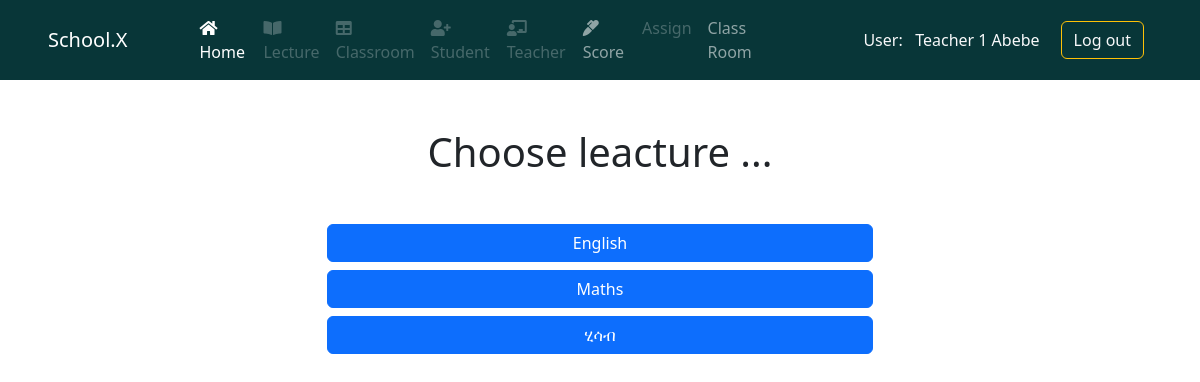
The page /score/1/lecture/ (signed in) on the database its author committed.
### system1/models.py (models this page shows)
class User(AbstractUser):
    phone_regx = RegexValidator(
        regex=r'^\+?0?\d{10,13}$', message='Phone number must be in correct form +2519xxxxxxxx')
    first_name = models.CharField(max_length=50)
    last_name = models.CharField(max_length=50)
    admin = models.BooleanField(default=False)
    phone_no = models.CharField(validators=[phone_regx], max_length=50)
    def __str__(self):
        return self.first_name.capitalize() + ' ' + self.last_name.capitalize()

### system2/models.py (models this page shows)
class Lectures(models.Model):
    name = models.CharField(max_length=50)
    def __str__(self) -> str:
        return self.name

### system2/views.py (the view)
# urls.py: path("score/<int:pk>/lecture/", views.chooseLectureScoring,  # pk = class id
@login_required()
def chooseLectureScoring(request, pk):
    clas = classroom.objects.get(id=pk)
    id = clas.id
    C_T = clas.class_teacher_set.filter(
        Q(Teacher=request.user) & Q(class_room=clas))
    lectures = clas.lectures.all()
    for x in C_T:
        print("----->", x.lecture.all())
    context = {
        'lectures': lectures,
        'id': id,
        'C_T': C_T,
    }
    return render(request, 'sys1/chooseLectureScoring.html', context)

### system2/templates/sys1/chooseLectureScoring.html
{% extends 'base.html' %}
{% block content %}
<main>
  <div class="container">
    <h1 class="text-center mb-5">Choose leacture ...</h1>
    <div class="row mt-5">
      <div class="d-grid gap-2 col-6 mx-auto">
        {% for lec in C_T %}
        {% for lect in lec.lecture.all %}
        <a href="{% url 'chooseStudentScoring' id lect.id   %}" class="btn btn-primary" type="button">{{lect.name}}</a>
        {% endfor %}
        {% endfor %}
      </div>
    </div>
  </div>
</main>
{% endblock content %}

### templates/navbar.html (shortened to what this page needs)
{% if request.user.is_authenticated %}
{% if  request.user.admin %}
<header class="mb-5">
  <nav class="navbar navbar-expand-lg navbar-dark" style="background: #083638">
    <div class="container-fluid px-5">
      <a class="navbar-brand" href="{% url 'home' %}">School.X</a>
      <button class="navbar-toggler" type="button" data-bs-toggle="collapse" data-bs-target="#navbarSupportedContent"
        aria-controls="navbarSupportedContent" aria-expanded="false" aria-label="Toggle navigation">
        <span class="navbar-toggler-icon"></span>
      </button>
      <div class="collapse navbar-collapse" id="navbarSupportedContent">
        <ul class="navbar-nav w-75 mx-5 d-flex justify-content-around mb-2 mb-lg-0">
          <li class="nav-item">
            <a class="nav-link active" aria-current="page" href="{% url 'home' %}">
              <i class="fa fa-home" aria-hidden="true"></i> Home</a>
          </li>
          <li class="nav-item">
            <a class="nav-link" aria-current="page" href="{% url 'lectureCreate' %}"><i class="fas fa-book-open"></i>
              Lecture</a>
          </li>
          <li class="nav-item">
            <a class="nav-link" href="{% url 'createClassRoom' %}"><i class="fa fa-table" aria-hidden="true"></i>
              Classroom</a>
          </li>
          <li class="nav-item">
            <a class="nav-link" href="{% url 'chooseClassroomRegister' %}"><i class="fa fa-user-plus"
                aria-hidden="true"></i>
              Student</a>
          </li>
          <li class="nav-item">
            <a class="nav-link" href="{% url 'register' %}"><i class="fas fa-chalkboard-teacher"></i> Teacher</a>
          </li>
          <li class="nav-item">
            <a class="nav-link disabled" href="#">
              <i class="fas fa-marker"></i> Score</a>
          </li>
          <li class="nav-item">
            <a class="nav-link" href="{% url 'assignment' %}">Assign </a>
          </li>
          <li class="nav-item">
            <a class="nav-link" href="{% url 'classrooms' %}"> Class Room </a>
          </li>
          <!-- <li class="nav-item dropdown">
                    <a
                      class="nav-link dropdown-toggle"
                      href="#"
                      id="navbarDropdown"
                      role="button"
                      data-bs-toggle="dropdown"
                      aria-expanded="false"
                    >
                      Dropdown
                    </a>
                    <ul class="dropdown-menu" aria-labelledby="navbarDropdown">
                      <li><a class="dropdown-item" href="#">Action</a></li>
                      <li><a class="dropdown-item" href="#">Another action</a></li>
                      <li><hr class="dropdown-divider" /></li>
                      <li>
                        <a class="dropdown-item" href="#">Something else here</a>
                      </li>
                    </ul>
                  </li> -->
          <!-- <li class="nav-item">
                    <a class="nav-link disabled">Disabled</a>
                  </li> -->
        </ul>
        <!-- <form class="d-flex">
                  <input
                    class="form-control me-2"
                    type="search"
                    placeholder="Search"
                    aria-label="Search"
                  />
                  <button class="btn btn-outline-success" type="submit">
                    Search
                  </button>
                </form> -->
        <div class="ms-4 d-flex align-items-center justify-content-around pe-2">
          <p class="btn text-light text-nowrap my-auto">
            User: &nbsp;
            <a href="" class="text-light text-decoration-none text-nowrap">{{request.user}}</a>
          </p>
          <div class="ms-2">
            <button class="btn btn-outline-warning text-nowrap">
              <a class="text-decoration-none text-light" href="{% url 'logout' %}">Log out</a>
            </button>
          </div>
        </div>
      </div>
    </div>
  </nav>
</header>
{% else %}
<header class="mb-5">
  <nav class="navbar navbar-expand-lg navbar-dark" style="background: #083638">
    <div class="container-fluid px-5">
      <a class="navbar-brand" href="{% url 'home' %}">School.X</a>
      <div class="collapse navbar-collapse" id="navbarSupportedContent">
        <ul class="navbar-nav w-75 mx-5 d-flex justify-content-around mb-2 mb-lg-0">
          <li class="nav-item">
            <a class="nav-link active" aria-current="page" href="{% url 'home' %}">
              <i class="fa fa-home" aria-hidden="true"></i> Home</a>
          </li>
          <li class="nav-item">
            <a class="nav-link disabled" aria-current="page" href="#"><i class="fas fa-book-open"></i>
              Lecture</a>
          </li>
          <li class="nav-item">
            <a class="nav-link disabled" href="#"><i class="fa fa-table" aria-hidden="true"></i>
              Classroom</a>
          </li>
          <li class="nav-item">
            <a class="nav-link disabled" href="#"><i class="fa fa-user-plus" aria-hidden="true"></i>
              Student</a>
          </li>
          <li class="nav-item">
            <a class="nav-link disabled" href="#"><i class="fas fa-chalkboard-teacher"></i>
              Teacher</a>
          </li>
          <li class="nav-item">
            <a class="nav-link" href="{% url 'chooseClassroomScoring'  %}">
              <i class="fas fa-marker"></i> Score</a>
          </li>
          <li class="nav-item">
            <a class="nav-link disabled" href="#">Assign </a>
          </li>
          <li class="nav-item">
            <a class="nav-link" href="{% url 'classrooms' %}"> Class Room </a>
          </li>
        </ul>
        <div class="ms-4 d-flex align-items-center justify-content-around pe-2">
          <p class="btn text-light text-nowrap my-auto">
            User: &nbsp;
            <a href="" class="text-light text-decoration-none text-nowrap">{{request.user}} </a>
          </p>
          <div class="ms-2">
            <button class="btn btn-outline-warning text-nowrap">
              <a class="text-decoration-none text-light" href="{% url 'logout' %}">Log out</a>
            </button>
          </div>
        </div>
      </div>
    </div>
  </nav>
</header>
{% endif %}
{% endif %}

### static/style/Css/all.css (style rules this page uses)
.fa, .fas, .far, .fal, .fad, .fab { -moz-osx-font-smoothing: grayscale; -webkit-font-smoothing: antialiased; display: inline-block; font-style: normal; font-variant: normal; text-rendering: auto; line-height: 1; }
.fa-book-open:before { content: "\f518"; }
.fa-chalkboard-teacher:before { content: "\f51c"; }
.fa-home:before { content: "\f015"; }
.fa-marker:before { content: "\f5a1"; }
.fa-table:before { content: "\f0ce"; }
.fa-user-plus:before { content: "\f234"; }
.fa, .fas { font-family: 'Font Awesome 5 Free'; font-weight: 900; }

### rows shown on the page
User: user "Teacher 1 Abebe"
Lectures: name "English"
Lectures: name "Maths"
Lectures: name "ሂሳብ"
